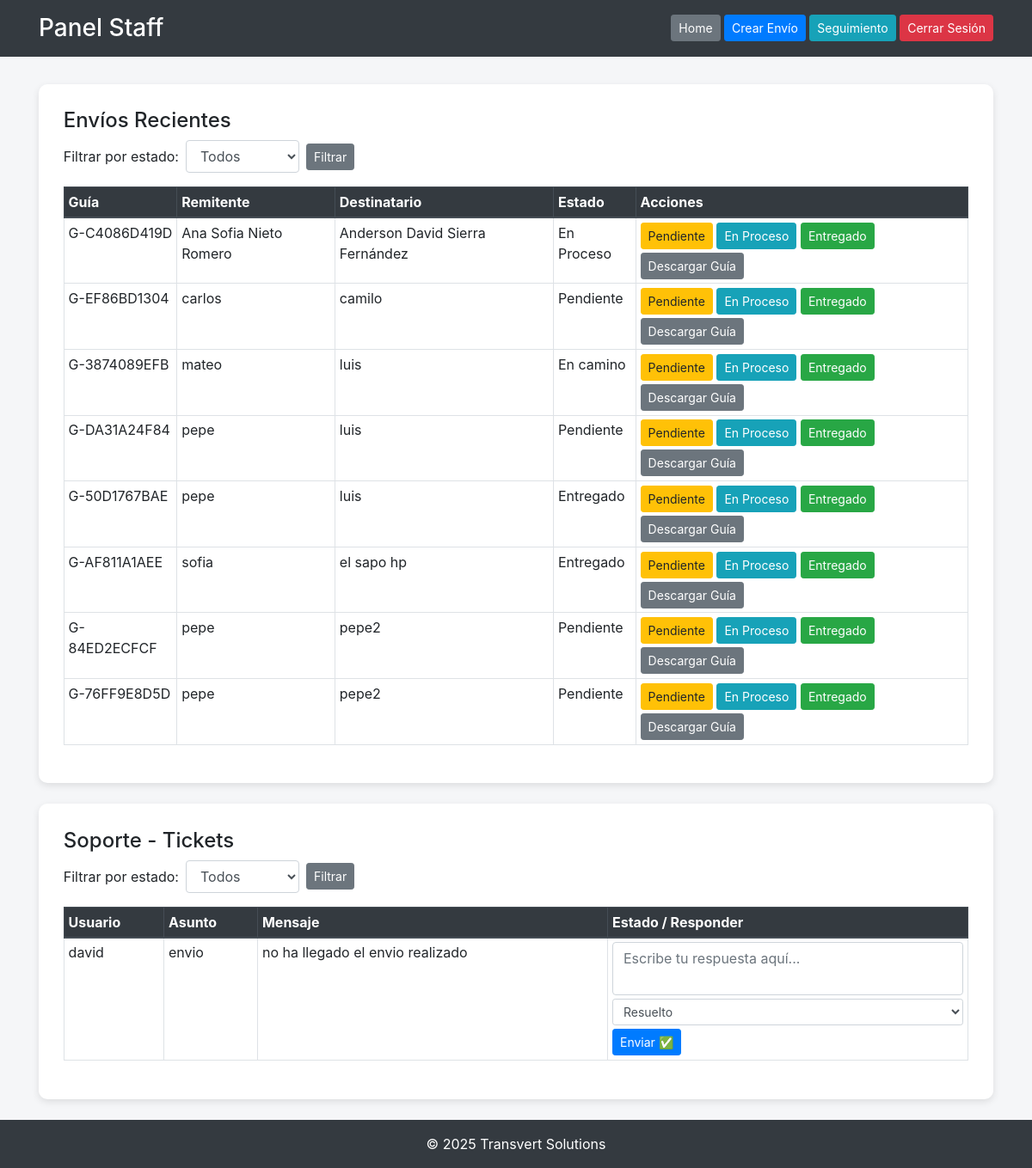
Screenshot of /staff_panel/ (signed in) with the database file from the repository.
### core/models.py (models this page shows, shortened)
class Envio(models.Model):
    ESTADOS = (
        ('Creado', 'Creado'),
        ('Recogido', 'Recogido'),
        ('En Clasificación', 'En Clasificación'),
        ('En Ruta', 'En Ruta'),
        ('En Reparto', 'En Reparto'),
        ('Entregado', 'Entregado'),
        ('Excepción', 'Excepción'),
        ('Cancelado', 'Cancelado'),
    )
    numero_guia = models.CharField(max_length=20, unique=True)
    remitente_nombre = models.CharField(max_length=100)
    remitente_telefono = models.CharField(max_length=20)
    remitente_email = models.EmailField(blank=True, null=True)
    destinatario_nombre = models.CharField(max_length=100)
    destinatario_telefono = models.CharField(max_length=20)
    destinatario_email = models.EmailField(blank=True, null=True)
    tipo_envio = models.CharField(max_length=20)
    peso = models.DecimalField(max_digits=10, decimal_places=2)
    dimensiones = models.CharField(max_length=100, blank=True, null=True)
    direccion_origen = models.CharField(max_length=200)
    direccion_destino = models.CharField(max_length=200)
    estado = models.CharField(max_length=20, choices=ESTADOS, default="Creado")
    usuario = models.ForeignKey(User, on_delete=models.SET_NULL, null=True, blank=True)
    fecha_creado = models.DateTimeField(auto_now_add=True)
    class Meta:
        verbose_name = "Envío"
        verbose_name_plural = "Envíos"

class SoporteTicket(models.Model):
    PRIORIDAD_CHOICES = [
        ('Baja', 'Baja'),
        ('Media', 'Media'),
        ('Alta', 'Alta')
    ]
    ESTADO_CHOICES = [
        ('Pendiente', 'Pendiente'),
        ('En proceso', 'En proceso'),
        ('Respondido', 'Respondido')
    ]
    usuario = models.ForeignKey(User, on_delete=models.CASCADE, null=True, blank=True)
    asunto = models.CharField(max_length=200)
    descripcion = models.TextField()
    correo = models.EmailField(max_length=255, blank=True, null=True)
    prioridad = models.CharField(
        max_length=10,
        choices=PRIORIDAD_CHOICES,
        default='Media'
    )
    estado = models.CharField(
        max_length=20,
        choices=ESTADO_CHOICES,
        default="Pendiente"
    )
    fecha = models.DateTimeField(auto_now_add=True)

### core/views.py (the view)
# urls.py: path('staff_panel/', views.staff_panel, name='staff_panel'),
@login_required(login_url='login')
def staff_panel(request):
    envios = Envio.objects.all().order_by('-fecha_creado')
    tickets = SoporteTicket.objects.all().order_by('-fecha')
    estado_envio = request.GET.get('estado_envio')
    if estado_envio:
        envios = envios.filter(estado=estado_envio)
    estado_ticket = request.GET.get('estado_ticket')
    if estado_ticket:
        tickets = tickets.filter(estado=estado_ticket)
    return render(request, 'staff_panel.html', {
        'envios': envios,
        'tickets': tickets
    })

### core/templates/staff_panel.html (shortened to what this page needs)
{% load static %}
<!DOCTYPE html>
<html lang="es">
<head>
    <link rel="stylesheet" href="https://stackpath.bootstrapcdn.com/bootstrap/4.5.2/css/bootstrap.min.css">
</head>
<body>
<header class="container-fluid">
    <div class="container d-flex justify-content-between align-items-center">
        <h3 class="m-0">Panel Staff</h3>
        <div>
            <a href="{% url 'home' %}" class="btn btn-secondary btn-sm">Home</a>
            <a href="{% url 'crear_envio' %}" class="btn btn-primary btn-sm">Crear Envío</a>
            <a href="{% url 'seguimiento_envio' %}" class="btn btn-info btn-sm">Seguimiento</a>
            <a href="{% url 'logout' %}" class="btn btn-danger btn-sm">Cerrar Sesión</a>
        </div>
    </div>
</header>
<main class="container">
    <div class="panel-card">
        <h4>Envíos Recientes</h4>
        <form method="GET" class="form-inline mb-3">
            <label class="mr-2">Filtrar por estado:</label>
            <select name="estado_envio" class="form-control mr-2">
                <option value="">Todos</option>
            </select>
            <button type="submit" class="btn btn-secondary btn-sm">Filtrar</button>
        </form>
        {% if envios %}
            <table class="table table-bordered table-sm mt-3">
                <thead class="thead-dark">
                    <tr>
                        <th>Guía</th>
                        <th>Remitente</th>
                        <th>Destinatario</th>
                        <th>Estado</th>
                        <th>Acciones</th>
                    </tr>
                </thead>
                <tbody>
                    {% for envio in envios %}
                        <tr>
                            <td>{{ envio.numero_guia }}</td>
                            <td>{{ envio.remitente_nombre }}</td>
                            <td>{{ envio.destinatario_nombre }}</td>
                            <td>{{ envio.estado }}</td>
                            <td>
                                <form method="POST" action="{% url 'actualizar_estado_envio' %}" style="display:inline-block;">
                                    <button name="nuevo_estado" value="Pendiente" class="btn btn-warning btn-sm">Pendiente</button>
                                    <button name="nuevo_estado" value="En Proceso" class="btn btn-info btn-sm">En Proceso</button>
                                    <button name="nuevo_estado" value="Entregado" class="btn btn-success btn-sm">Entregado</button>
                                </form>
                                <a href="{% url 'descargar_guia_pdf' envio.id %}" class="btn btn-secondary btn-sm mt-1">Descargar Guía</a>
                            </td>
                        </tr>
                    {% endfor %}
                </tbody>
            </table>
        {% else %}
            <p>No hay envíos registrados.</p>
        {% endif %}
    </div>
    <div class="panel-card">
        <h4>Soporte - Tickets</h4>
        <form method="GET" class="form-inline mb-3">
            <label class="mr-2">Filtrar por estado:</label>
            <select name="estado_ticket" class="form-control mr-2">
                <option value="">Todos</option>
            </select>
            <button type="submit" class="btn btn-secondary btn-sm">Filtrar</button>
        </form>
        {% if tickets %}
            <table class="table table-bordered table-sm mt-3">
                <thead class="thead-dark">
                    <tr>
                        <th>Usuario</th>
                        <th>Asunto</th>
                        <th>Mensaje</th>
                        <th>Estado / Responder</th>
                    </tr>
                </thead>
                <tbody>
                    {% for ticket in tickets %}
                        <tr>
                            <td>{{ ticket.usuario.username }}</td>
                            <td>{{ ticket.asunto }}</td>
                            <td>{{ ticket.descripcion }}</td>
                            <td>
                                <form method="POST" action="{% url 'responder_ticket' ticket.id %}">
                                    <textarea name="mensaje" class="form-control mb-1" rows="2" placeholder="Escribe tu respuesta aquí..."></textarea>
                                    <select name="estado" class="form-control form-control-sm mb-1">
                                        <option value="Resuelto" {% if ticket.estado == 'Resuelto' %}selected{% endif %}>Resuelto</option>
                                    </select>
                                    <button type="submit" class="btn btn-primary btn-sm">Enviar ✅</button>
                                </form>
                            </td>
                        </tr>
                    {% endfor %}
                </tbody>
            </table>
        {% else %}
            <p>No hay tickets registrados.</p>
        {% endif %}
    </div>
</main>
<footer class="container-fluid bg-dark text-white text-center py-3">
    &copy; 2025 Transvert Solutions
</footer>
</body>
</html>

### core/templates/staff_panel.html (style rules this page uses)
body { background-color: #f5f6f8; }
header { background-color: #343a40; color: white; padding: 1rem 0; margin-bottom: 2rem; }
.panel-card { background: #fff; border-radius: 10px; padding: 1.8rem; box-shadow: 0 3px 8px rgba(0,0,0,0.1); margin-bottom: 1.5rem; }
textarea { resize: none; }

### rows the page displays
Envio: numero_guia "G-C4086D419D", remitente_nombre "Ana Sofia Nieto Romero", destinatario_nombre "Anderson David Sierra Fernández", estado "En Proceso"
Envio: numero_guia "G-EF86BD1304", remitente_nombre "carlos", destinatario_nombre "camilo", estado "Pendiente"
Envio: numero_guia "G-3874089EFB", remitente_nombre "mateo", destinatario_nombre "luis", estado "En camino"
Envio: numero_guia "G-DA31A24F84", remitente_nombre "pepe", destinatario_nombre "luis", estado "Pendiente"
Envio: numero_guia "G-50D1767BAE", remitente_nombre "pepe", destinatario_nombre "luis", estado "Entregado"
Envio: numero_guia "G-AF811A1AEE", remitente_nombre "sofia", destinatario_nombre "el sapo hp", estado "Entregado"
Envio: numero_guia "G-84ED2ECFCF", remitente_nombre "pepe", destinatario_nombre "pepe2", estado "Pendiente"
Envio: numero_guia "G-76FF9E8D5D", remitente_nombre "pepe", destinatario_nombre "pepe2", estado "Pendiente"
SoporteTicket: usuario.username "david", asunto "envio", descripcion "no ha llegado el envio realizado", estado "Resuelto"
